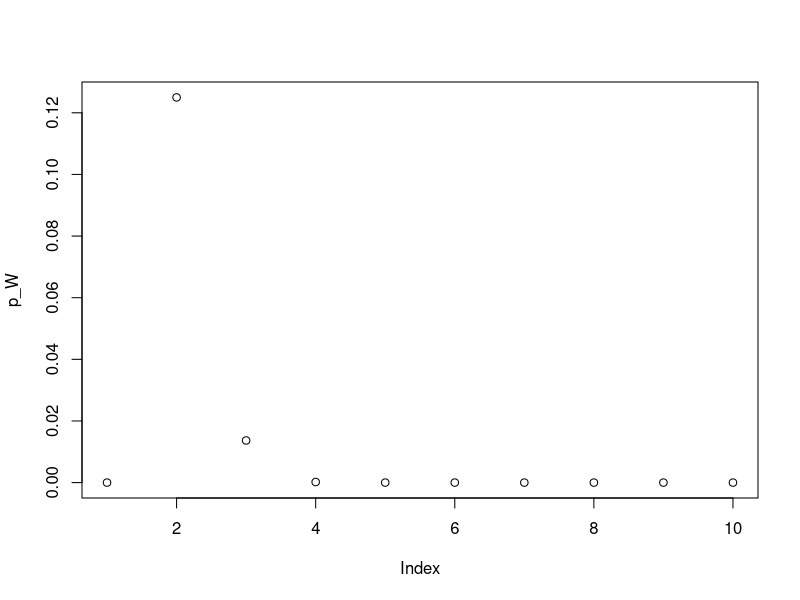

The R source for this figure:

f <- function(x) factorial(x)
liklihood <- function(w,l,p){
  f(w+l)/(f(w)*f(l))*p*(1-p)
}
update_prior <- function(new,prior){
  #'every new observation @param new
  #'update @param prior
  #if(!is.null(nrow(new))) new <- colSums(new)
  liklihood(new[1],new[2],prior[1])*prior[1]/1
  
}


update_prior(c(1,0),c(0.5,0.5))

W <- c(1,0,1,1,1,0,1,0,1)
L <- (W-1)*-1

N <- cbind(W,L)
P <- 0.5

p_W <- c(0)
for(i in 1:nrow(N)){
  P <- update_prior(N[i,],c(P,(1-P)))
  p_W <- c(p_W,P)
}
plot(p_W)

dbinom(2,size=2,prob=0.5)
